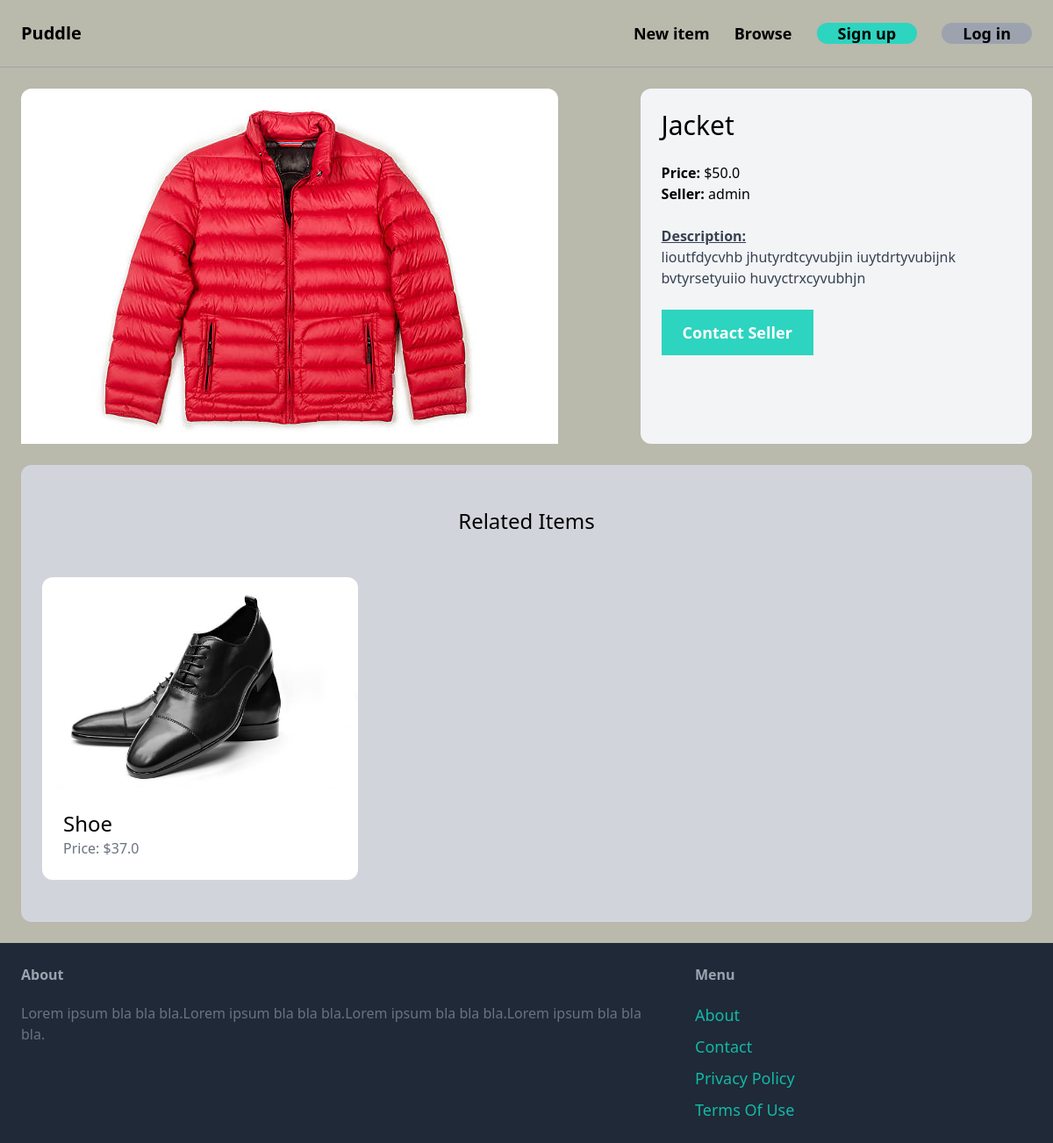
The page /item/2/ on the database as committed earlier.
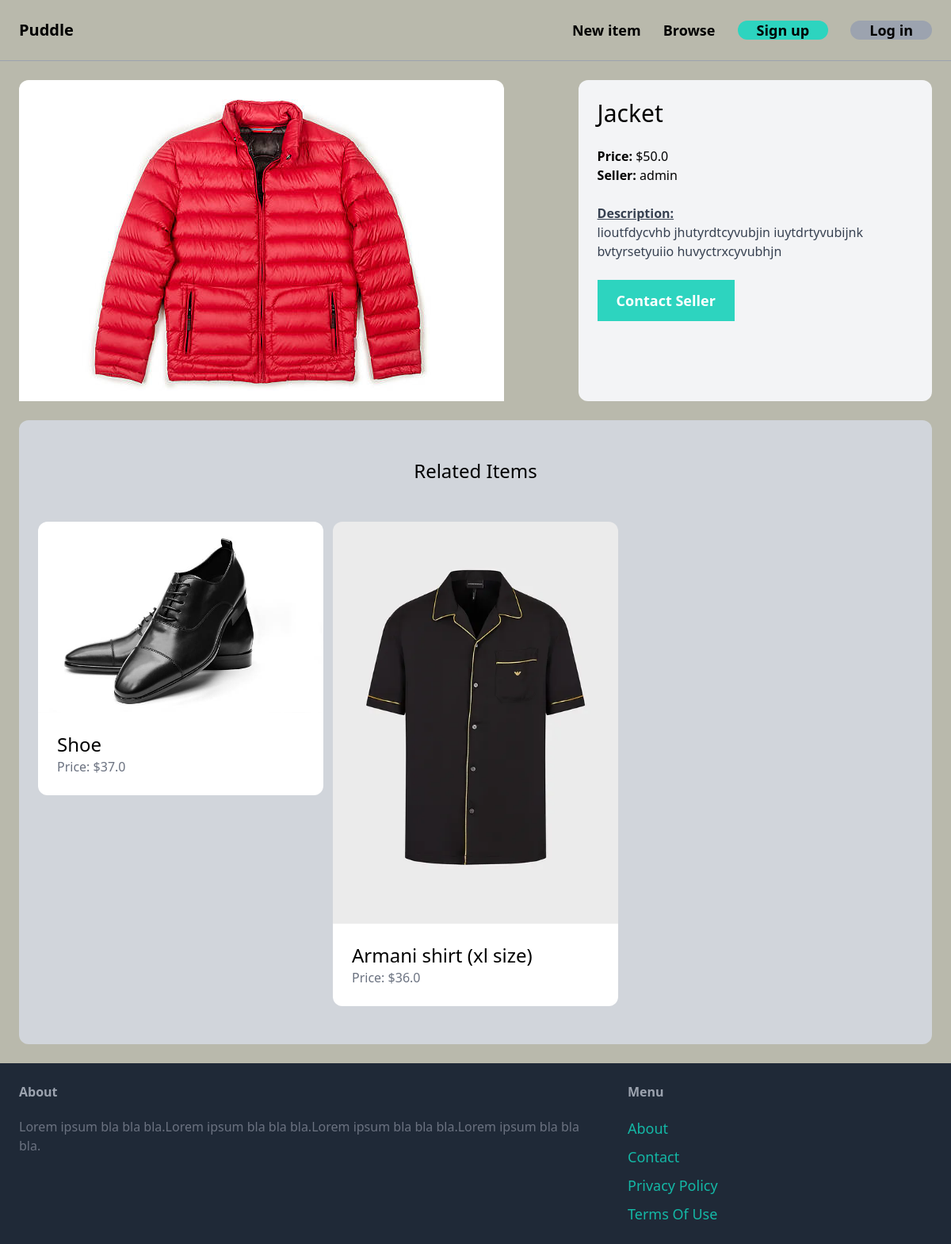
The same page on the database as committed later.
### items/models.py (models this page shows, shortened)
class Item(models.Model):
    cartegory = models.ForeignKey(Cartegory, related_name='items', on_delete=models.CASCADE)
    name = models.CharField(max_length=255)
    description = models.TextField(blank=True, null=True)
    price = models.FloatField()
    image = models.ImageField(upload_to='item_images', blank=True, null=True)
    is_sold = models.BooleanField(default=False)
    created_by = models.ForeignKey(User, related_name='items', on_delete=models.CASCADE)
    created_at = models.DateTimeField(auto_now_add=True)

### items/views.py (the view)
# urls.py: path('<int:pk>/', views.detail, name='detail'),
def detail(request, pk):
    item = get_object_or_404(Item, pk=pk)
    related_items = Item.objects.filter(cartegory=item.cartegory, is_sold=False).exclude(pk=pk)[0:3]
    return render(request, 'item/detail.html', {
        'item': item,
        'related_items': related_items
    })

### items/templates/item/detail.html (shortened to what this page needs)
{% extends 'core/base.html' %}
{% block content %}
<div class="grid grid-cols-5 gap-6">
    <div class="col-span-3">
        <img src="{{ item.image.url }}" class="rounded-t-xl">
    </div>
    <div class="col-span-2 p-6 bg-gray-100 rounded-xl">
        <h1 class="mb-6 text-3xl">{{ item.name }}</h1>
        <p clas="text-gray-500"><strong>Price: </strong>${{ item.price }}</p>
        <p clas="text-gray-500"><strong>Seller: </strong> {{ item.created_by.username }}</p> <br>
        {% if item.description %}
            <p class="text-gray-700">
                <strong><u>Description:</u></strong> <br>
                {{ item.description }}
            </p>
        {% endif %}
        {% if request.user == item.created_by %}
        <div class="'mt-6 p-6 bg-white rounded-xl">
            <p>This is your item!</p>
            <a href="{% url 'items:delete' item.id %}" class="inline-block mt-6 px-6 py-3 text-lg font-semibold bg-red-500 text-white rounded-xl">Delete</a>
        </div>
        {% else %}
            <a href="#" class="inline-block mt-6 px-6 py-3 text-lg font-semibold bg-teal-400 rouned-xl text-white hover:bg-teal-700">Contact Seller</a>
        {% endif %}
    </div>
</div>
{% if related_items %}
    <div class="mt-6 px-6 py-12 bg-gray-300 rounded-xl">
        <h2 class="mb-12 text-2xl text-center">Related Items</h2>
        <div class="grid grid-cols-3 gap-3">
            {% for item in related_items %}
                <div>
                    <a href="{% url 'items:detail' item.id %}">
                        <div>
                            <img src="{{ item.image.url }}" class="rounded-t-xl">
                        </div>
                        <div class="p-6 bg-white rounded-b-xl">
                            <h2 class="text-2xl no-underline hover:underline hover:text-red-500">{{ item.name }}</h2>
                            <p class="text-gray-500">Price: ${{ item.price }}</p>
                        </div>
                    </a>
                </div>
            {% endfor %}
        </div>
    </div>
{% endif %}
{% endblock %}

Rows that differ between the two databases and show on the page:
added Item: image (picture), name "Armani shirt (xl size)", price "36.0"
